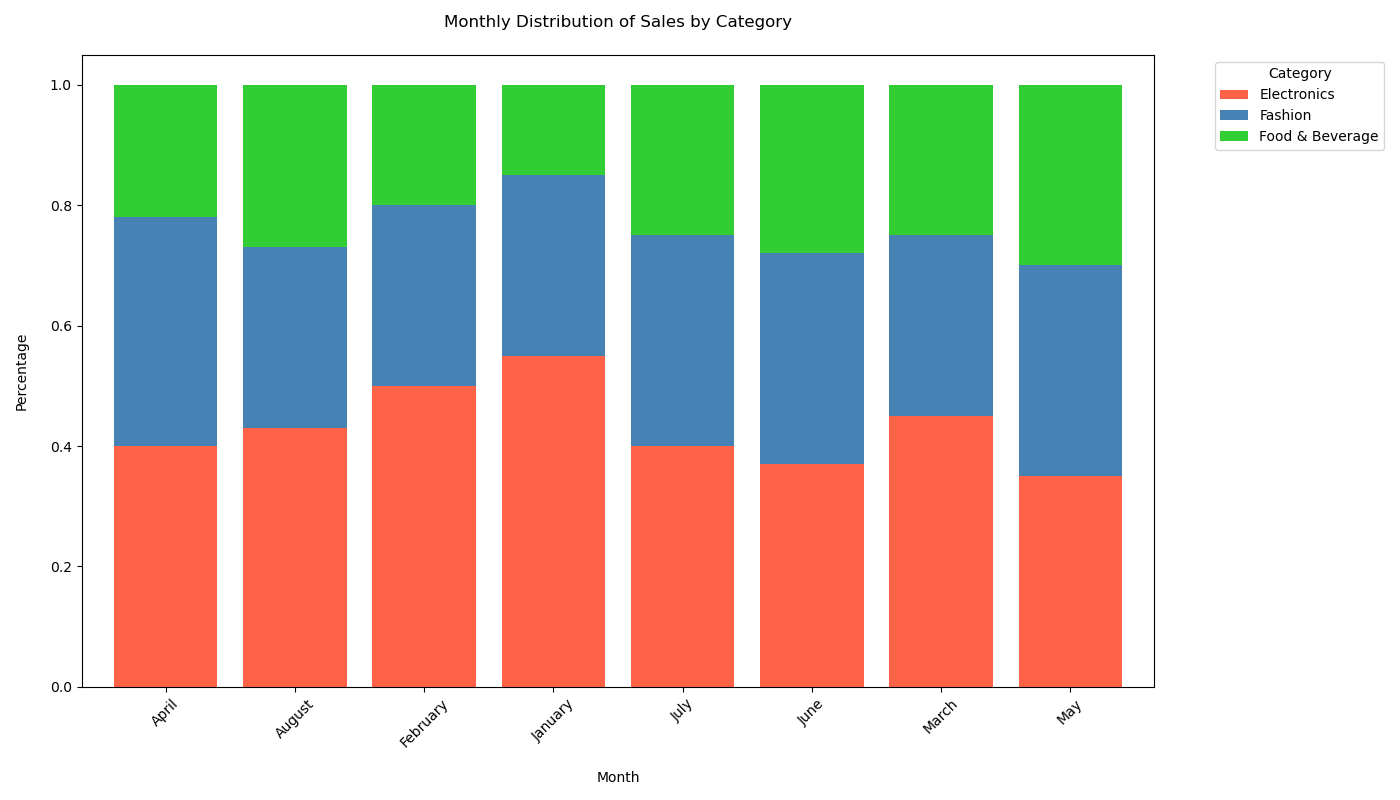

This chart was generated by the following Python code:

import matplotlib.pyplot as plt
import pandas as pd
import seaborn as sns

data = [
    {'Month': 'January', 'Food & Beverage': '15%', 'Electronics': '55%', 'Fashion': '30%'},
    {'Month': 'February', 'Food & Beverage': '20%', 'Electronics': '50%', 'Fashion': '30%'},
    {'Month': 'March', 'Food & Beverage': '25%', 'Electronics': '45%', 'Fashion': '30%'},
    {'Month': 'April', 'Food & Beverage': '22%', 'Electronics': '40%', 'Fashion': '38%'},
    {'Month': 'May', 'Food & Beverage': '30%', 'Electronics': '35%', 'Fashion': '35%'},
    {'Month': 'June', 'Food & Beverage': '28%', 'Electronics': '37%', 'Fashion': '35%'},
    {'Month': 'July', 'Food & Beverage': '25%', 'Electronics': '40%', 'Fashion': '35%'},
    {'Month': 'August', 'Food & Beverage': '27%', 'Electronics': '43%', 'Fashion': '30%'}
]

df = pd.DataFrame(data)
for col in df.columns[1:]:
    df[col] = df[col].str.rstrip('%').astype('float') / 100

df_long = df.melt(id_vars='Month', var_name='Category', value_name='Percentage')

pivot_df = df_long.pivot(index='Month', columns='Category', values='Percentage')

colors = ['#FF6347', '#4682B4', '#32CD32']
pivot_df.plot(kind='bar', stacked=True, color=colors, figsize=(14, 8), width=0.8)

plt.title('Monthly Distribution of Sales by Category', pad=20)
plt.xlabel('Month', labelpad=15)
plt.ylabel('Percentage', labelpad=15)
plt.legend(title='Category', bbox_to_anchor=(1.05, 1), loc='upper left')
plt.xticks(rotation=45)
plt.tight_layout()

plt.show()
